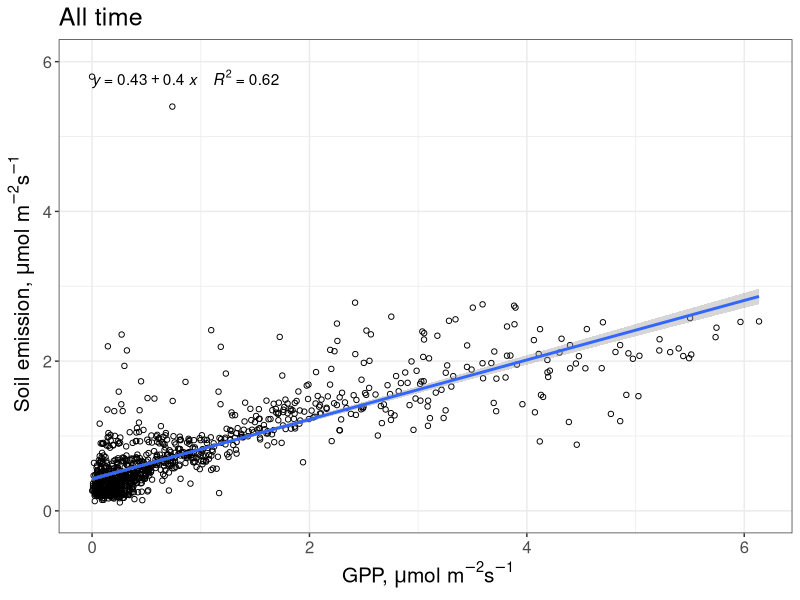
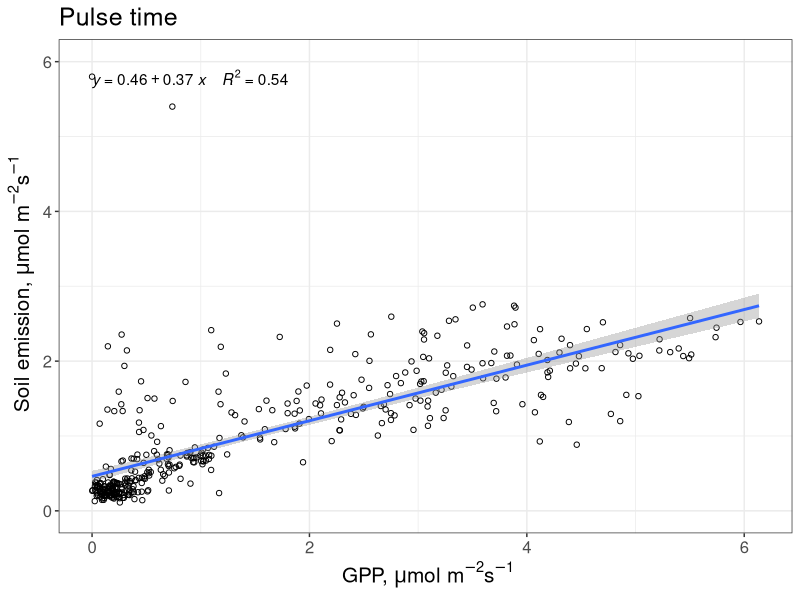
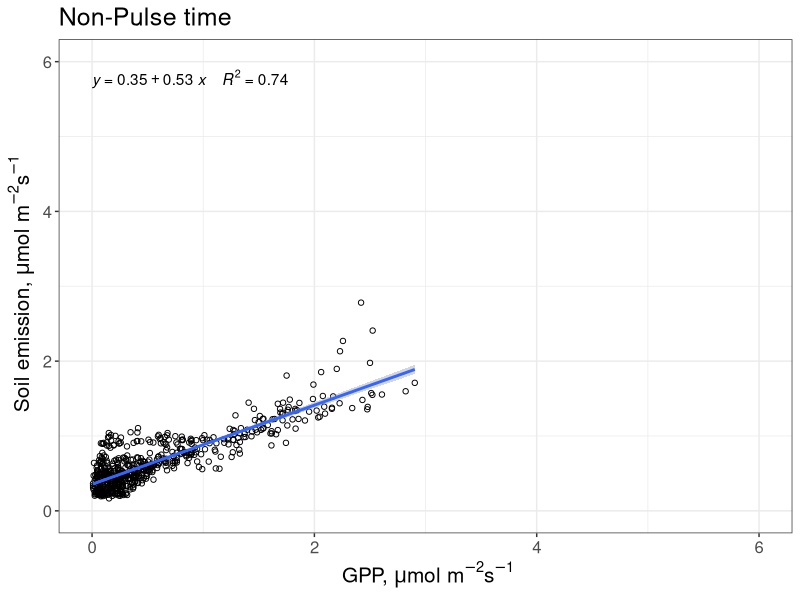

Source code (R) for these figures, in order:
# 17-05-2024
# Anastasia Makhnykina

library(dplyr)
library(tidyr)
library(tidyverse)
library(lubridate)
library(ggplot2)
library(units)
library(ggpubr)

# In this file we will plot figures to show interactions between Rsoil and GPP

# Open new- updated files with Dave's pulse definition
summary_Cham <- read.csv("data/All summary chamber.csv")
Pulse_Cham <- read.csv("data/Pulse sum chamber.csv")
NonPulse_Cham <- read.csv("data/NonPulse sum chamber.csv")


# Plot figure for all time
summary_Cham %>%
  ggplot(aes(x=meanGPP, y = meanRsoil))+
  geom_point(shape=1)+
  theme_bw()+
  theme(text = element_text(size = 15))+
  stat_regline_equation(aes(label = paste(..eq.label..,..rr.label.., sep = "~~~~")))+
  stat_smooth(method = "lm",formula = y ~ x ,size = 1)+
  ylab(~paste("Soil emission, ", mu, "mol m"^-2,"s"^-1))+
  xlab(~paste("GPP, ", mu, "mol m"^-2,"s"^-1))+
  ggtitle('All time')+
  ylim(0,6)

# Plot figure for Pulse time
Pulse_Cham %>%
  ggplot(aes(x=meanGPP, y = meanRsoil))+
  geom_point(shape=1)+
  theme_bw()+
  theme(text = element_text(size = 15))+
  stat_regline_equation(aes(label = paste(..eq.label..,..rr.label.., sep = "~~~~")))+
  stat_smooth(method = "lm",formula = y ~ x ,size = 1)+
  ylab(~paste("Soil emission, ", mu, "mol m"^-2,"s"^-1))+
  xlab(~paste("GPP, ", mu, "mol m"^-2,"s"^-1))+
  ggtitle('Pulse time')+
  ylim(0,6)

# Plot figure for non-pulse time
NonPulse_Cham %>%
  ggplot(aes(x=meanGPP, y = meanRsoil))+
  geom_point(shape=1)+
  theme_bw()+
  theme(text = element_text(size = 15))+
  stat_regline_equation(aes(label = paste(..eq.label..,..rr.label.., sep = "~~~~")))+
  stat_smooth(method = "lm",formula = y ~ x ,size = 1)+
  ylab(~paste("Soil emission, ", mu, "mol m"^-2,"s"^-1))+
  xlab(~paste("GPP, ", mu, "mol m"^-2,"s"^-1))+
  ggtitle('Non-Pulse time')+
  ylim(0,6)+
  xlim(0,6)
